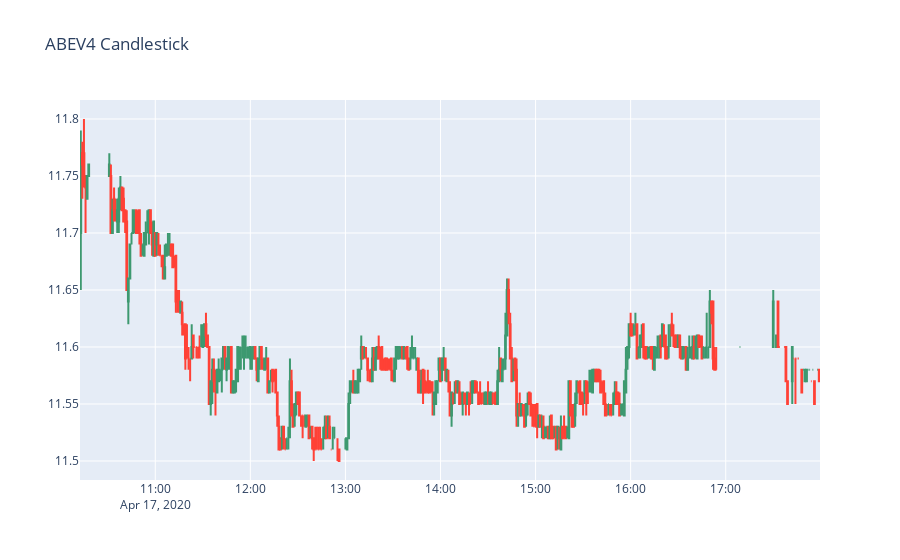

Notebook code cell kept with this figure:
### Code cell
fig = go.Figure(data=[go.Candlestick(x=AB['datetime'],
                open=AB['open'], high=AB['high'],
                low=AB['low'], close=AB['close'])
                     ])

fig.update_layout(title='ABEV4 Candlestick',xaxis_rangeslider_visible=False)
fig.show()

### Figure 1 — Plotly figure (JSON) as saved in the notebook; plotly's stock layout.template omitted (floating-point values rounded to 4 significant figures; data arrays with more than 128 entries replaced by an {"elided": "..."} marker saying what was removed)
{"data": [{"close": {"elided": "410 float values"}, "high": {"elided": "410 float values"}, "low": {"elided": "410 float values"}, "open": {"elided": "410 float values"}, "type": "candlestick", "x": {"elided": "410 str values"}}], "layout": {"title": {"text": "ABEV4 Candlestick"}, "xaxis": {"rangeslider": {"visible": false}}}}
